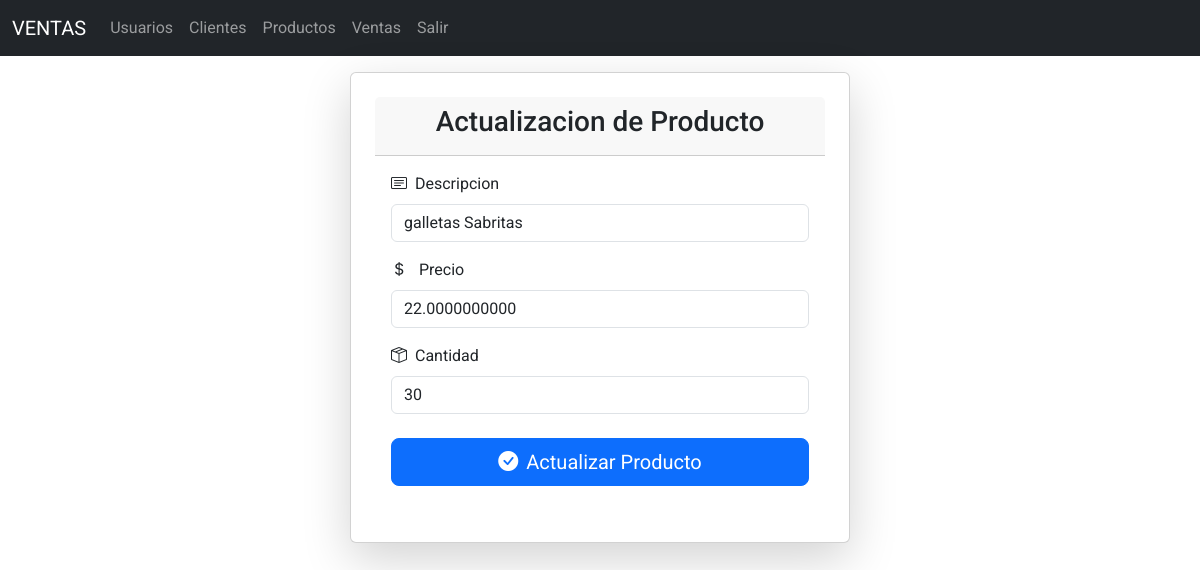
Screenshot of /productos/edit/1 with the database file from the repository.
### models/producto_model.py (models this page shows, shortened)
class Producto(db.Model):
    __tablename__ = 'productos'
    id = db.Column(db.Integer, primary_key=True)
    descripcion = db.Column(db.String(120), nullable=False)
    precio = db.Column(db.Float(11,2), nullable=False)
    stock = db.Column(db.Integer, nullable=False)
    ventas = db.relationship('Venta',back_populates='producto')
    @staticmethod
    def get_by_id(id):
        return Producto.query.get(id)

### controllers/producto_controller.py (the view)
@producto_bp.route('/edit/<int:id>', methods=['GET', 'POST'])
def edit(id):
    producto = Producto.get_by_id(id)
    if request.method == 'POST':
        descripcion = request.form['descripcion']
        precio = request.form['precio']
        stock = request.form['stock']
        producto.update(descripcion=descripcion, precio=precio, stock=stock)
        return redirect(url_for('producto.index'))
    return producto_view.edit(producto)

### run.py (called while the page is built)
@app.context_processor
def inject_active_path():
    def is_active(path):
        return 'active' if request.path == path else ''
    return (dict(is_active = is_active))

### views/producto_view.py (called while the page is built)
def edit(producto):
    return render_template('productos/edit.html', producto=producto)

### templates/productos/edit.html (shortened to what this page needs)
{% extends('base.html') %}
{% block content %}
<div class="container d-flex justify-content-center mt-3 mb-5">
    <div class="card shadow-lg p-4" style="width: 100%; max-width: 500px;">
        <div class="card-header text-center">
            <h3 class="text-dark">
                Actualizacion de Producto
            </h3>
        </div>
        <div class="card-body">
            <form action="{{ url_for('producto.edit',id=producto.id) }}" method="POST">
                <div class="mb-3">
                    <label for="nombre" class="form-label"><i class="bi bi-card-text me-2"></i>Descripcion</label>
                    <input type="text" class="form-control" name="descripcion" value="{{producto.descripcion}}"
                        required>
                </div>
                <div class="mb-3">
                    <label for="username" class="form-label"><i class="bi bi-currency-dollar me-2"></i>
                        Precio</label>
                    <input type="number" class="form-control" name="precio" min="0" step="0.01"
                        value="{{producto.precio}}" required>
                </div>
                <div class="mb-3">
                    <label for="password" class="form-label"><i class="bi bi-box-seam me-2"></i>Cantidad</label>
                    <input type="number" class="form-control" name="stock" value="{{producto.stock}}" required>
                </div>
                <div class="text-center mt-4 mb-3">
                    <button type="submit" class="btn btn-primary btn-lg w-100">
                        <i class="bi bi-check-circle-fill me-2"></i>Actualizar Producto
                    </button>
                </div>
            </form>
        </div>
    </div>
</div>
{% endblock %}

### templates/base.html (style rules this page uses)
body { font-family: 'Roboto', sans-serif; }

### rows the page displays
Producto: descripcion "galletas Sabritas", precio "22.0000000000", stock "30"
